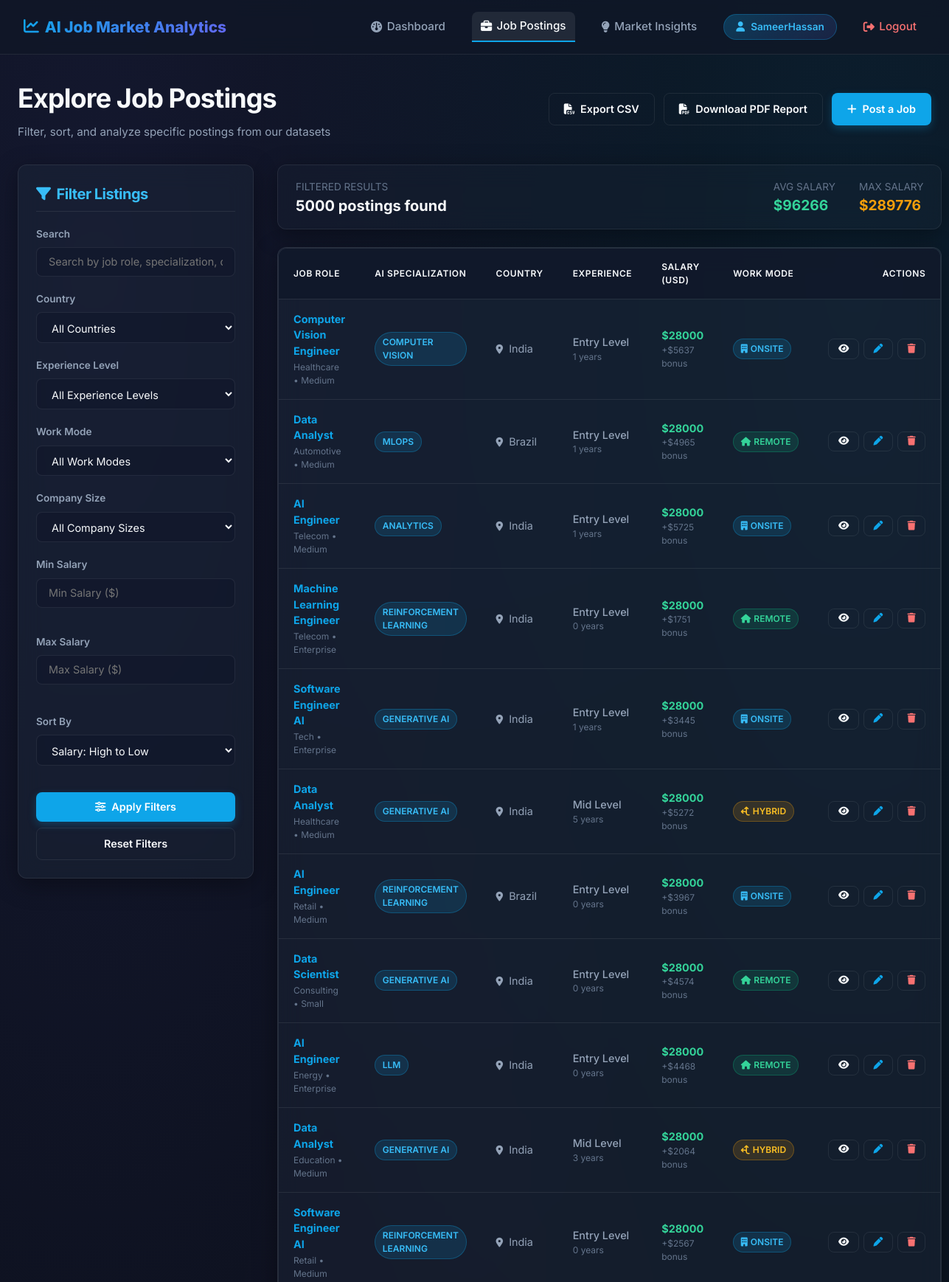
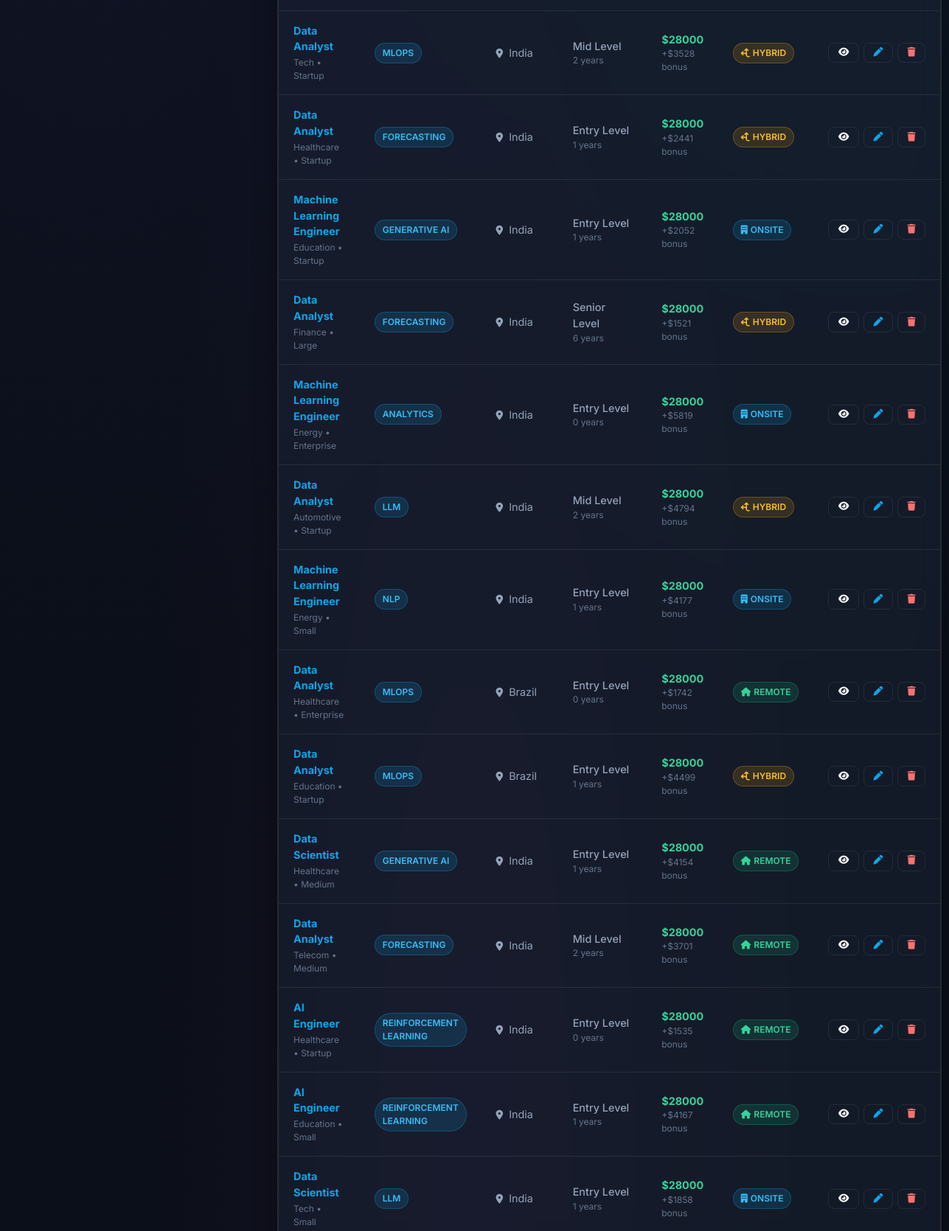
The app's page /jobs/?page=200 (signed in, upper part) with its own data (2 pictures, top to bottom).
### jobs/models.py (models this page shows, shortened)
class JobPosting(models.Model):
    EXPERIENCE_CHOICES = [
        ('Entry', 'Entry Level'),
        ('Mid', 'Mid Level'),
        ('Senior', 'Senior Level'),
        ('Lead', 'Lead / Executive'),
    ]
    WORK_MODE_CHOICES = [
        ('Remote', 'Remote'),
        ('Onsite', 'On-site'),
        ('Hybrid', 'Hybrid'),
    ]
    COMPANY_SIZE_CHOICES = [
        ('Startup', 'Startup'),
        ('Small', 'Small'),
        ('Medium', 'Medium'),
        ('Large', 'Large'),
        ('Enterprise', 'Enterprise'),
    ]
    job_role = models.CharField(max_length=150, db_index=True)
    ai_specialization = models.CharField(max_length=100, blank=True, default='')
    country = models.CharField(max_length=100, db_index=True)
    industry = models.CharField(max_length=100, blank=True, default='')
    experience_level = models.CharField(max_length=20, choices=EXPERIENCE_CHOICES, db_index=True)
    experience_years = models.IntegerField(default=0)
    salary_usd = models.DecimalField(max_digits=12, decimal_places=2, default=0)
    bonus_usd = models.DecimalField(max_digits=12, decimal_places=2, default=0)
    education_required = models.CharField(max_length=50, blank=True, default='')
    company_size = models.CharField(max_length=20, choices=COMPANY_SIZE_CHOICES, blank=True, default='')
    company_rating = models.DecimalField(max_digits=3, decimal_places=2, default=0)
    work_mode = models.CharField(max_length=20, choices=WORK_MODE_CHOICES, db_index=True)
    weekly_hours = models.DecimalField(max_digits=4, decimal_places=1, default=40)
    year = models.IntegerField(default=2024, db_index=True)
    job_openings = models.IntegerField(default=1)
    skill_demand_score = models.IntegerField(default=0)
    automation_risk = models.IntegerField(default=0)
    job_security_score = models.IntegerField(default=0)
    career_growth_score = models.IntegerField(default=0)
    work_life_balance_score = models.IntegerField(default=0)
    employee_satisfaction = models.IntegerField(default=0)
    created_at = models.DateTimeField(auto_now_add=True)
    updated_at = models.DateTimeField(auto_now=True)
    class Meta:
        ordering = ['-salary_usd']
        verbose_name_plural = 'Job Postings'

### jobs/views.py (the view, shortened to what this page needs)
# urls.py: path('jobs/', views.job_list_view, name='job_list'),
@login_required
def job_list_view(request):
    form = JobSearchForm(request.GET)
    qs = JobPosting.objects.all()
    if form.is_valid():
        q = form.cleaned_data.get('q')
        country = form.cleaned_data.get('country')
        exp = form.cleaned_data.get('experience_level')
        mode = form.cleaned_data.get('work_mode')
        size = form.cleaned_data.get('company_size')
        min_sal = form.cleaned_data.get('min_salary')
        max_sal = form.cleaned_data.get('max_salary')
        sort = form.cleaned_data.get('sort_by')
        if country:
            qs = qs.filter(country=country)
        if exp:
            qs = qs.filter(experience_level=exp)
        if mode:
            qs = qs.filter(work_mode=mode)
        if size:
            qs = qs.filter(company_size=size)
        if min_sal:
            qs = qs.filter(salary_usd__gte=min_sal)
        if max_sal:
            qs = qs.filter(salary_usd__lte=max_sal)
        if sort:
            qs = qs.order_by(sort)
    filtered_stats = qs.aggregate(
        count=Count('id'),
        avg_salary=Avg('salary_usd'),
        max_salary=Max('salary_usd'),
    )
    paginator = Paginator(qs, 25)
    page = request.GET.get('page')
    jobs = paginator.get_page(page)
    context = {
        'form': form,
        'jobs': jobs,
        'filtered_stats': filtered_stats,
    }
    return render(request, 'jobs/job_list.html', context)

### templates/jobs/job_list.html (shortened to what this page needs)
{% extends 'base.html' %}
{% block content %}
<div class="section-header" id="job_list_header">
    <div>
        <h1>Explore Job Postings</h1>
        <p class="section-title-desc">Filter, sort, and analyze specific postings from our datasets</p>
    </div>
    <div style="display: flex; gap: 0.75rem;">
        <a href="{% url 'export_csv' %}?{{ request.GET.urlencode }}" class="btn btn-secondary" id="btn_export_csv">
            <i class="fa-solid fa-file-csv"></i> Export CSV
        </a>
        <a href="{% url 'export_pdf' %}" class="btn btn-secondary" id="btn_export_pdf">
            <i class="fa-solid fa-file-pdf"></i> Download PDF Report
        </a>
        <a href="{% url 'job_create' %}" class="btn btn-primary" id="btn_create_job_listing">
            <i class="fa-solid fa-plus"></i> Post a Job
        </a>
    </div>
</div>
<div class="search-layout" id="job_list_layout">
    <aside class="search-sidebar" id="filter_sidebar">
        <div class="card">
            <h3 style="margin-bottom: 1.25rem; color: var(--primary-hover); display: flex; align-items: center; gap: 0.5rem; border-bottom: 1px solid var(--border-color); padding-bottom: 0.5rem;">
                <i class="fa-solid fa-filter"></i> Filter Listings
            </h3>
            <form method="GET" action="{% url 'job_list' %}" id="search_filter_form">
                <div class="form-group">
                    <label class="form-label" for="id_search_query">Search</label>
                    {{ form.q }}
                </div>
                <div class="form-group">
                    <label class="form-label" for="id_country">Country</label>
                    {{ form.country }}
                </div>
                <div class="form-group">
                    <label class="form-label" for="id_experience_level">Experience Level</label>
                    {{ form.experience_level }}
                </div>
                <div class="form-group">
                    <label class="form-label" for="id_work_mode">Work Mode</label>
                    {{ form.work_mode }}
                </div>
                <div class="form-group">
                    <label class="form-label" for="id_company_size">Company Size</label>
                    {{ form.company_size }}
                </div>
                <div class="form-row">
                    <div class="form-group">
                        <label class="form-label" for="id_min_salary">Min Salary</label>
                        {{ form.min_salary }}
                    </div>
                    <div class="form-group">
                        <label class="form-label" for="id_max_salary">Max Salary</label>
                        {{ form.max_salary }}
                    </div>
                </div>
                <div class="form-group">
                    <label class="form-label" for="id_sort_by">Sort By</label>
                    {{ form.sort_by }}
                </div>
                <button type="submit" class="btn btn-primary" style="width: 100%; margin-top: 1rem;" id="btn_apply_filters">
                    <i class="fa-solid fa-sliders"></i> Apply Filters
                </button>
                <a href="{% url 'job_list' %}" class="btn btn-secondary" style="width: 100%; margin-top: 0.5rem; text-align: center;" id="btn_reset_filters">
                    Reset Filters
                </a>
            </form>
        </div>
    </aside>
    <div style="display: flex; flex-direction: column; gap: 1.5rem;" id="job_list_results_area">
        <div class="card" style="padding: 1rem 1.5rem; display: flex; align-items: center; justify-content: space-between; flex-wrap: wrap; gap: 1rem; background-color: rgba(30, 41, 59, 0.25);">
            <div>
                <span style="color: var(--text-muted); font-size: 0.85rem;">FILTERED RESULTS</span>
                <div style="font-size: 1.25rem; font-weight: 700; color: var(--text-primary);">
                    {{ filtered_stats.count|default:0 }} postings found
                </div>
            </div>
            <div style="display: flex; gap: 2rem;">
                <div>
                    <span style="color: var(--text-muted); font-size: 0.85rem;">AVG SALARY</span>
                    <div style="font-size: 1.2rem; font-weight: 700; color: var(--success-hover);">
                        ${{ filtered_stats.avg_salary|default:0|floatformat:0 }}
                    </div>
                </div>
                <div>
                    <span style="color: var(--text-muted); font-size: 0.85rem;">MAX SALARY</span>
                    <div style="font-size: 1.2rem; font-weight: 700; color: var(--warning);">
                        ${{ filtered_stats.max_salary|default:0|floatformat:0 }}
                    </div>
                </div>
            </div>
        </div>
        <div class="card" style="padding: 0;">
            <div class="table-responsive">
                <table class="table" id="job_postings_table">
                    <thead>
                        <tr>
                            <th>Job Role</th>
                            <th>AI Specialization</th>
                            <th>Country</th>
                            <th>Experience</th>
                            <th>Salary (USD)</th>
                            <th>Work Mode</th>
                            <th style="text-align: right; width: 140px;">Actions</th>
                        </tr>
                    </thead>
                    <tbody>
                        {% for job in jobs %}
                            <tr>
                                <td>
                                    <div style="font-weight: 700; color: var(--text-primary);">
                                        <a href="{% url 'job_detail' job.pk %}" id="job_role_link_{{ job.pk }}">{{ job.job_role }}</a>
                                    </div>
                                    <div style="font-size: 0.75rem; color: var(--text-muted); margin-top: 0.15rem;">
                                        {{ job.industry|default:"General Tech" }} &bull; {{ job.company_size|default:"Any Size" }}
                                    </div>
                                </td>
                                <td>
                                    <span class="badge badge-info">{{ job.ai_specialization|default:"None" }}</span>
                                </td>
                                <td>
                                    <i class="fa-solid fa-location-dot" style="font-size: 0.8rem; margin-right: 0.25rem;"></i> {{ job.country }}
                                </td>
                                <td>
                                    <span style="font-weight: 500;">{{ job.get_experience_level_display }}</span>
                                    <div style="font-size: 0.75rem; color: var(--text-muted);">{{ job.experience_years }} years</div>
                                </td>
                                <td>
                                    <span style="font-weight: 700; color: var(--success-hover);">${{ job.salary_usd|floatformat:0 }}</span>
                                    {% if job.bonus_usd > 0 %}
                                        <div style="font-size: 0.75rem; color: var(--text-muted);">+${{ job.bonus_usd|floatformat:0 }} bonus</div>
                                    {% endif %}
                                </td>
                                <td>
                                    {% if job.work_mode == 'Remote' %}
                                        <span class="badge badge-success"><i class="fa-solid fa-home"></i> {{ job.work_mode }}</span>
                                    {% elif job.work_mode == 'Hybrid' %}
                                        <span class="badge badge-warning"><i class="fa-solid fa-arrows-split-up-and-left"></i> {{ job.work_mode }}</span>
                                    {% else %}
                                        <span class="badge badge-info"><i class="fa-solid fa-building"></i> {{ job.work_mode }}</span>
                                    {% endif %}
                                </td>
                                <td style="text-align: right;">
                                    <div style="display: inline-flex; gap: 0.35rem;">
                                        <a href="{% url 'job_detail' job.pk %}" class="btn btn-secondary btn-sm" title="View details" id="btn_view_{{ job.pk }}">
                                            <i class="fa-solid fa-eye"></i>
                                        </a>
                                        <a href="{% url 'job_update' job.pk %}" class="btn btn-secondary btn-sm" title="Edit" id="btn_edit_{{ job.pk }}" style="color: var(--primary);">
                                            <i class="fa-solid fa-pen"></i>
                                        </a>
                                        <a href="{% url 'job_delete' job.pk %}" class="btn btn-secondary btn-sm" title="Delete" id="btn_delete_{{ job.pk }}" style="color: var(--danger-hover);">
                                            <i class="fa-solid fa-trash"></i>
                                        </a>
                                    </div>
                                </td>
                            </tr>
                        {% endfor %}
                    </tbody>
                </table>
            </div>
        </div>
    </div>
</div>
{% endblock %}

### templates/base.html (shortened to what this page needs)
{% load static %}
<!DOCTYPE html>
<html lang="en">
<head>
    <link rel="stylesheet" href="https://cdnjs.cloudflare.com/ajax/libs/font-awesome/6.4.0/css/all.min.css">
    <link rel="stylesheet" href="{% static 'css/main.css' %}">
</head>
<body>
    <header class="navbar" id="main_navbar">
        <a href="{% url 'dashboard' %}" class="navbar-brand" id="nav_brand">
            <i class="fa-solid fa-chart-line"></i> AI Job Market Analytics
        </a>
        <nav>
            <ul class="navbar-menu" id="nav_menu">
                {% if user.is_authenticated %}
                    <li>
                        <a href="{% url 'dashboard' %}" class="navbar-item {% if request.resolver_match.url_name == 'dashboard' %}active{% endif %}" id="nav_dashboard">
                            <i class="fa-solid fa-gauge"></i> Dashboard
                        </a>
                    </li>
                    <li>
                        <a href="{% url 'job_list' %}" class="navbar-item {% if request.resolver_match.url_name == 'job_list' or request.resolver_match.url_name == 'job_detail' or request.resolver_match.url_name == 'job_create' or request.resolver_match.url_name == 'job_update' %}active{% endif %}" id="nav_jobs">
                            <i class="fa-solid fa-briefcase"></i> Job Postings
                        </a>
                    </li>
                    <li>
                        <a href="{% url 'insights' %}" class="navbar-item {% if request.resolver_match.url_name == 'insights' %}active{% endif %}" id="nav_insights">
                            <i class="fa-solid fa-lightbulb"></i> Market Insights
                        </a>
                    </li>
                    <li>
                        <a href="{% url 'profile' %}" class="navbar-item user-badge {% if request.resolver_match.url_name == 'profile' %}active{% endif %}" id="nav_profile">
                            <i class="fa-solid fa-user"></i> {{ user.username }}
                        </a>
                    </li>
                    <li>
                        <a href="{% url 'logout' %}" class="navbar-item" id="nav_logout" style="color: var(--danger-hover);">
                            <i class="fa-solid fa-right-from-bracket"></i> Logout
                        </a>
                    </li>
                {% endif %}
            </ul>
        </nav>
    </header>
    <main class="app-container" id="main_content_area">
        {% block content %}
        {% endblock %}
    </main>
</body>
</html>

### records on screen
JobPosting: job_role "Computer Vision Engineer", industry "Healthcare", company_size "Medium", ai_specialization "COMPUTER VISION", country "India", experience_level "Entry Level", experience_years "1", salary_usd "28000", bonus_usd "5637", work_mode "ONSITE"
JobPosting: job_role "Data Analyst", industry "Automotive", company_size "Medium", ai_specialization "MLOPS", country "Brazil", experience_level "Entry Level", experience_years "1", salary_usd "28000", bonus_usd "4965", work_mode "REMOTE"
JobPosting: job_role "AI Engineer", industry "Telecom", company_size "Medium", ai_specialization "ANALYTICS", country "India", experience_level "Entry Level", experience_years "1", salary_usd "28000", bonus_usd "5725", work_mode "ONSITE"
JobPosting: job_role "Machine Learning Engineer", industry "Telecom", company_size "Enterprise", ai_specialization "REINFORCEMENT LEARNING", country "India", experience_level "Entry Level", experience_years "0", salary_usd "28000", bonus_usd "1751", work_mode "REMOTE"
JobPosting: job_role "Software Engineer AI", industry "Tech", company_size "Enterprise", ai_specialization "GENERATIVE AI", country "India", experience_level "Entry Level", experience_years "1", salary_usd "28000", bonus_usd "3445", work_mode "ONSITE"
JobPosting: job_role "Data Analyst", industry "Healthcare", company_size "Medium", ai_specialization "GENERATIVE AI", country "India", experience_level "Mid Level", experience_years "5", salary_usd "28000", bonus_usd "5272", work_mode "HYBRID"
JobPosting: job_role "AI Engineer", industry "Retail", company_size "Medium", ai_specialization "REINFORCEMENT LEARNING", country "Brazil", experience_level "Entry Level", experience_years "0", salary_usd "28000", bonus_usd "3967", work_mode "ONSITE"
JobPosting: job_role "Data Scientist", industry "Consulting", company_size "Small", ai_specialization "GENERATIVE AI", country "India", experience_level "Entry Level", experience_years "0", salary_usd "28000", bonus_usd "4574", work_mode "REMOTE"
JobPosting: job_role "AI Engineer", industry "Energy", company_size "Enterprise", ai_specialization "LLM", country "India", experience_level "Entry Level", experience_years "0", salary_usd "28000", bonus_usd "4468", work_mode "REMOTE"

### other values on screen
{{ user.username }} "SameerHassan"
{{ filtered_stats.count|default:0 }} "5000"
{{ filtered_stats.avg_salary|default:0|floatformat:0 }} "96266"
{{ filtered_stats.max_salary|default:0|floatformat:0 }} "289776"
